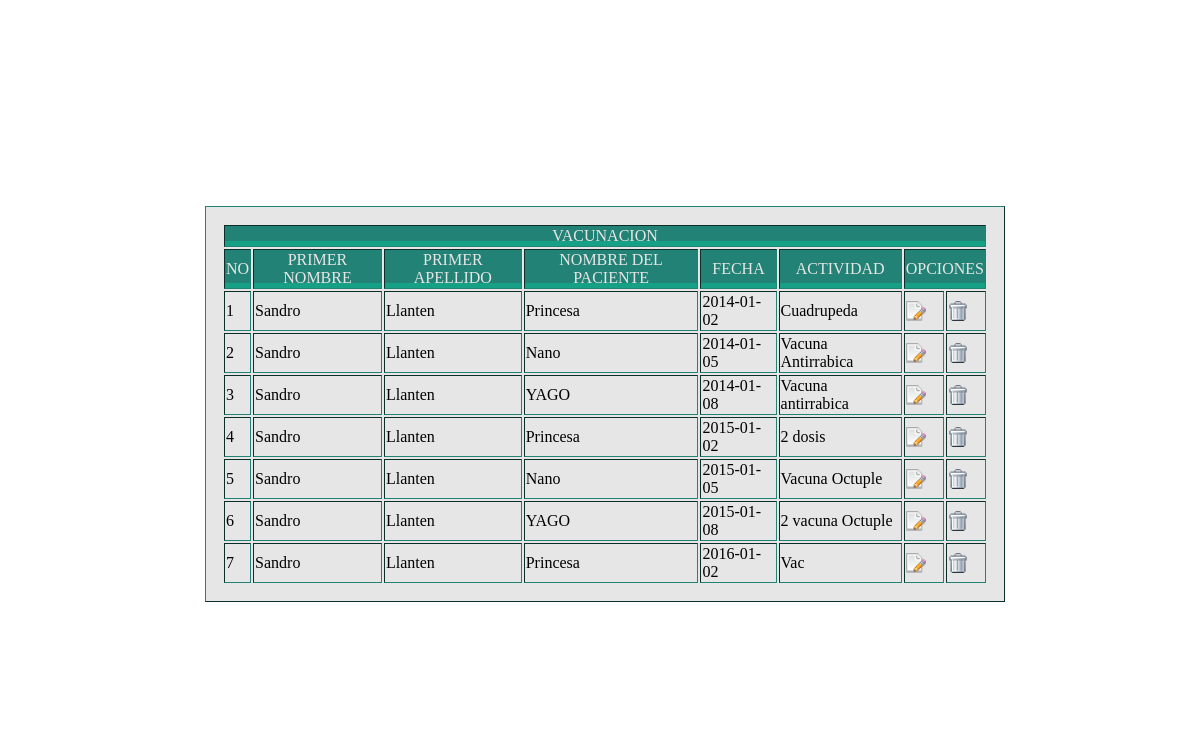
/Proyecto/veterinaria/consulta/cons_vacunacion.php, run on the app's committed database.
### tables this page shows
CREATE TABLE `vacunacion` (
  `id_vacuna` int(5) NOT NULL,
  `fecha` date NOT NULL,
  `id_mascota` int(5) NOT NULL,
  `actividad` varchar(50) NOT NULL,
  `id_propietario` int(5) NOT NULL
);

CREATE TABLE `propietario` (
  `id_propietario` int(5) NOT NULL,
  `p_nombre` varchar(20) NOT NULL,
  `s_nombre` varchar(20) NOT NULL,
  `p_apellido` varchar(20) NOT NULL,
  `s_apellido` varchar(20) NOT NULL,
  `id_tipo_docu` int(5) NOT NULL,
  `numero_tipo` int(10) NOT NULL,
  `clave` varchar(50) NOT NULL,
  `celular` varchar(14) NOT NULL,
  `direccion` varchar(40) NOT NULL,
  `email` varchar(50) NOT NULL,
  `id_roll` int(5) NOT NULL,
  `id_est_propi` int(5) NOT NULL,
  `online` int(2) NOT NULL,
  `codigo` int(5) NOT NULL
);

CREATE TABLE `mascota` (
  `id_mascota` int(50) NOT NULL,
  `nombre` varchar(20) NOT NULL,
  `fecha_nacimiento` date NOT NULL,
  `color` varchar(20) NOT NULL,
  `peso_kg` int(20) NOT NULL,
  `raza` varchar(20) NOT NULL,
  `id_genero` int(5) NOT NULL,
  `id_especie` int(5) NOT NULL,
  `id_estado` int(5) NOT NULL,
  `id_propietario` int(5) NOT NULL,
  `fecha_actu` date NOT NULL
);

### Proyecto/veterinaria/consulta/cons_vacu_datos.php (the view, shortened to what this page needs)
<html>
<head>
</head>
<body>
<center>
</head>
<body>
<div id="box">
<main id="center">
<table border="">
 <thead>
	  <tr><th colspan="8">Vacunacion</tr>
      <tr>
        <th>No</th>
        <th>Primer nombre</th>
        <th>Primer Apellido</th>
        <th>Nombre del paciente</th>
        <th>Fecha</th>
        <th>Actividad</th>
               <th colspan="2">Opciones</th>
      </tr>
    </thead>
<?php
	 while($fila=mysql_fetch_row($query)){
	echo "<br>";
	echo "<tr>";
	echo "<td>";
	echo "<p class='compañia' value='".$fila['0']."' name='numero_especie'>".$cant++."</p>";
	echo "</td>";
	echo "<td>";
	echo "<p class='compañia' value='".$fila['0']."' name='primer_nombre'>".$fila['2']."</p>";
	echo "</td>";
	echo "<td>";
	echo "<p class='compañia' value='".$fila['0']."' name='primer_apellido'>".$fila['3']."</p>";
	echo "</td>";
	echo "<td>";
	echo "<p class='compañia' value='".$fila['1']."' name='nombre_mascota'>".$fila['4']."</p>";
	echo "</td>";
	echo "<td>";
	echo "<p class='compañia' value='".$fila['1']."' name='fecha'>".$fila['5']."</p>";
	echo "</td>";
	echo "<td>";
	echo "<p class='compañia' value='".$fila['1']."' name='actividad'>".$fila['6']."</p>";
	echo "</td>";
	echo "<td>";
    echo "<a href='../actualizar/act_vacunacion.php?id_reg=$fila[7]' target='proceso' ><img src='../img/edit.png' width='20' height='20' /></a>";
	echo "</td>";
	echo "<td>";
	echo "<a href='../del/del_vacunacion.php?id_reg=$fila[7]' target='proceso' onclick='return confirmar();'><img src='../img/del.gif' width='20' height='20' /></a>";
	echo "</td>";
	echo "</tr>";
   }
?>
</table>
</div>
</body>
</html>

### Proyecto/veterinaria/consulta/cons_vacu_datos.php (style rules this page uses)
*, *:before, *:after { -moz-box-sizing: border-box; -webkit-box-sizing: border-box; box-sizing: border-box; }
html, body { margin: 0; padding: 0; width: 100%; height: 100%; }
body { padding: 5em 1em; background-repeat: no-repeat; background-size: cover; background-position: center; }
#box { margin: auto; width: 50em; height: 100%; white-space: nowrap; }
#center { vertical-align: middle; display: inline-block; white-space: normal; }
#box:after { content: ""; vertical-align: middle; display: inline-block; margin-right: -10px; }
table { background-color: #E6E6E6; padding: 1em; }
table, table * { border-color: #238276 !important; }
table th { text-transform: uppercase; font-weight: 300; text-align: center; color: #E6E6E6; background-color: #238276; position: relative; }
table th:after { content: ""; display: block; height: 5px; right: 0; left: 0; bottom: 0; background-color: #16a085; position: absolute; }

### data on the page
vacunacion: id_propietario.p_nombre "Sandro", id_propietario.p_apellido "Llanten", id_mascota.nombre "Princesa", fecha "2014-01-02", actividad "Cuadrupeda"
vacunacion: id_propietario.p_nombre "Sandro", id_propietario.p_apellido "Llanten", id_mascota.nombre "Nano", fecha "2014-01-05", actividad "Vacuna Antirrabica"
vacunacion: id_propietario.p_nombre "Sandro", id_propietario.p_apellido "Llanten", id_mascota.nombre "YAGO", fecha "2014-01-08", actividad "Vacuna antirrabica"
vacunacion: id_propietario.p_nombre "Sandro", id_propietario.p_apellido "Llanten", id_mascota.nombre "Princesa", fecha "2015-01-02", actividad "2 dosis"
vacunacion: id_propietario.p_nombre "Sandro", id_propietario.p_apellido "Llanten", id_mascota.nombre "Nano", fecha "2015-01-05", actividad "Vacuna Octuple"
vacunacion: id_propietario.p_nombre "Sandro", id_propietario.p_apellido "Llanten", id_mascota.nombre "YAGO", fecha "2015-01-08", actividad "2 vacuna Octuple"
vacunacion: id_propietario.p_nombre "Sandro", id_propietario.p_apellido "Llanten", id_mascota.nombre "Princesa", fecha "2016-01-02", actividad "Vac"
